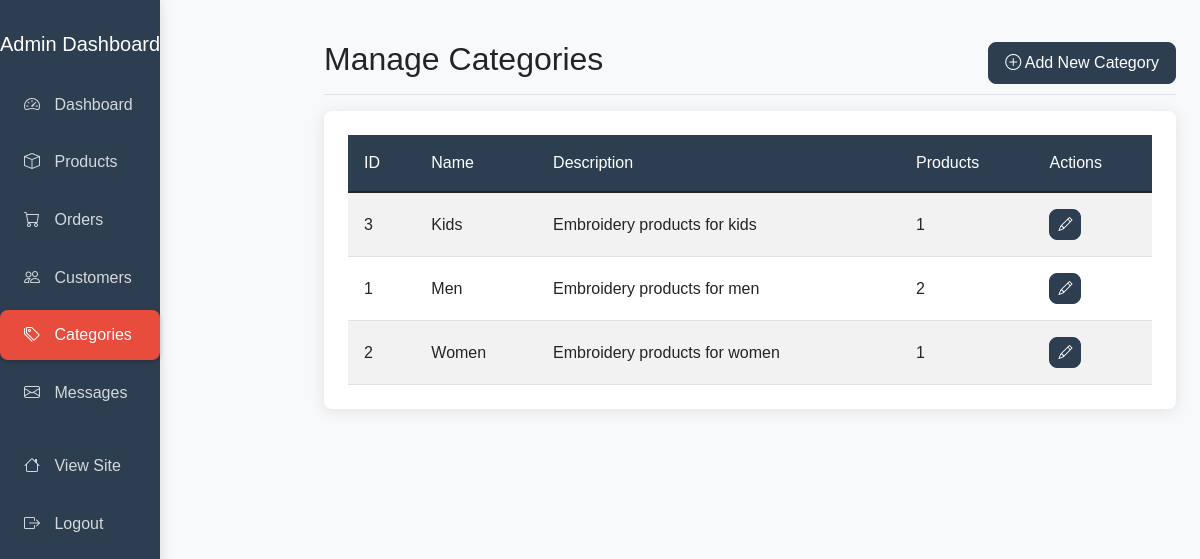
Page /admin/categories.php (signed in) on the committed database.
### tables this page shows
CREATE TABLE `categories` (
  `id` int(11) NOT NULL,
  `name` varchar(50) NOT NULL,
  `description` text DEFAULT NULL,
  `created_at` timestamp NOT NULL DEFAULT current_timestamp()
);

### admin/categories.php (the view, shortened to what this page needs)
<?php
require_once "../config/database.php";
$sql = "SELECT * FROM categories ORDER BY name";
$result = mysqli_query($conn, $sql);
$categories = mysqli_fetch_all($result, MYSQLI_ASSOC);
?>
<!DOCTYPE html>
<html lang="en">
<head>
    <link href="https://cdn.jsdelivr.net/npm/bootstrap@5.1.3/dist/css/bootstrap.min.css" rel="stylesheet">
    <link rel="stylesheet" href="https://cdn.jsdelivr.net/npm/bootstrap-icons@1.7.2/font/bootstrap-icons.css">
    <link rel="stylesheet" href="../assets/css/admin.css">
</head>
<body>
    <div class="container-fluid">
        <div class="row">
            <?php include 'sidebar.php'; ?>
            <main class="col-md-9 ms-sm-auto col-lg-9 px-md-4 py-4">
                <div class="d-flex justify-content-between flex-wrap flex-md-nowrap align-items-center pt-3 pb-2 mb-3 border-bottom">
                    <h1 class="h2">Manage Categories</h1>
                    <button type="button" class="btn btn-primary" data-bs-toggle="modal" data-bs-target="#addCategoryModal">
                        <i class="bi bi-plus-circle"></i> Add New Category
                    </button>
                </div>
                <div class="card">
                    <div class="card-body">
                        <div class="table-responsive">
                            <table class="table table-striped table-hover">
                                <thead>
                                    <tr>
                                        <th>ID</th>
                                        <th>Name</th>
                                        <th>Description</th>
                                        <th>Products</th>
                                        <th>Actions</th>
                                    </tr>
                                </thead>
                                <tbody>
                                    <?php foreach($categories as $category): ?>
                                        <?php
                                        $sql = "SELECT COUNT(*) as count FROM products WHERE category_id = ?";
                                        $stmt = mysqli_prepare($conn, $sql);
                                        mysqli_stmt_bind_param($stmt, "i", $category['id']);
                                        mysqli_stmt_execute($stmt);
                                        $product_count = mysqli_fetch_assoc(mysqli_stmt_get_result($stmt))['count'];
                                        ?>
                                        <tr>
                                            <td><?php echo $category['id']; ?></td>
                                            <td><?php echo htmlspecialchars($category['name']); ?></td>
                                            <td><?php echo htmlspecialchars(substr($category['description'], 0, 50)) . (strlen($category['description']) > 50 ? '...' : ''); ?></td>
                                            <td><?php echo $product_count; ?></td>
                                            <td>
                                                <a href="categories.php?edit=<?php echo $category['id']; ?>" class="btn btn-sm btn-primary">
                                                    <i class="bi bi-pencil"></i>
                                                </a>
                                            </td>
                                        </tr>
                                    <?php endforeach; ?>
                                </tbody>
                            </table>
                        </div>
                    </div>
                </div>
            </main>
        </div>
    </div>
</body>
</html>

### assets/css/admin.css (style rules this page uses)
:root { --admin-primary: #2c3e50; --admin-secondary: #e74c3c; --admin-accent: #3498db; --admin-light: #ecf0f1; --admin-dark: #2c3e50; --admin-success: #2ecc71; --admin-warning: #f1c40f; --admin-danger: #e74c3c; --admin-text: #333; --admin-border-radius: 8px; --admin-box-shadow: 0 2px 15px rgba(0, 0, 0, 0.1); --admin-transition: all 0.3s ease; }
body { font-family: 'Poppins', sans-serif; background-color: #f8f9fa; }
main { margin-left: 25%; padding: 2rem; }
.card { border: none; border-radius: var(--admin-border-radius); box-shadow: var(--admin-box-shadow); margin-bottom: 1.5rem; }
.card-body { padding: 1.5rem; }
.table { margin-bottom: 0; }
.table thead th { background-color: var(--admin-primary); color: white; font-weight: 500; border: none; padding: 1rem; }
.table td { padding: 1rem; vertical-align: middle; }
.btn { padding: 0.5rem 1rem; border-radius: var(--admin-border-radius); font-weight: 500; transition: var(--admin-transition); }
.btn-sm { padding: 0.25rem 0.5rem; font-size: 0.875rem; }
.btn-primary { background-color: var(--admin-primary); border-color: var(--admin-primary); }

### rows in the picture
categories: id "3", name "Kids", description "Embroidery products for kids", product_count "1"
categories: id "1", name "Men", description "Embroidery products for men", product_count "2"
categories: id "2", name "Women", description "Embroidery products for women", product_count "1"
